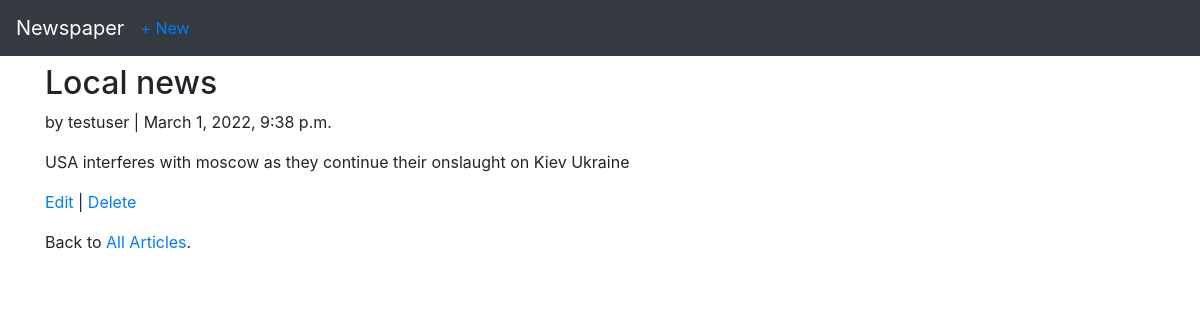
Page /articles/2 (signed in) on the committed database.
### articles/models.py (models this page shows, shortened)
class Article(models.Model):
    title = models.CharField(max_length=25)
    body = models.TextField()
    date = models.DateTimeField(auto_now_add=True)
    author = models.ForeignKey(get_user_model(), on_delete=models.CASCADE,)

### users/models.py (models this page shows)
class CustomUser(AbstractUser):
    age = models.PositiveIntegerField(null=True, blank= True)

### articles/views.py (the view)
# urls.py: path('<int:pk>', ArticleDetailView.as_view(), name='article_detail'),
class ArticleDetailView(DetailView):
    template_name = 'article_detail.html'
    model = Article
    login_url = 'login'

### templates/article_detail.html
{% extends 'base.html' %}
{% block content %}
<div class="article-entry">
<h2>{{ object.title }}</h2>
<p>by {{ object.author }} | {{ object.date }}</p>
<p>{{ object.body }}</p>
</div>
<p><a href="{% url 'article_edit' article.pk %}">Edit</a> |
<a href="{% url 'article_delete' article.pk %}">Delete</a></p>
<p>Back to <a href="{% url 'article_list' %}">All Articles</a>.</p>
{% endblock content %}

### rows in the picture
Article: title "Local news", author "testuser", date "March 1, 2022, 9:38 p.m.", body "USA interferes with moscow as they continue their onslaught on Kiev Ukraine"
